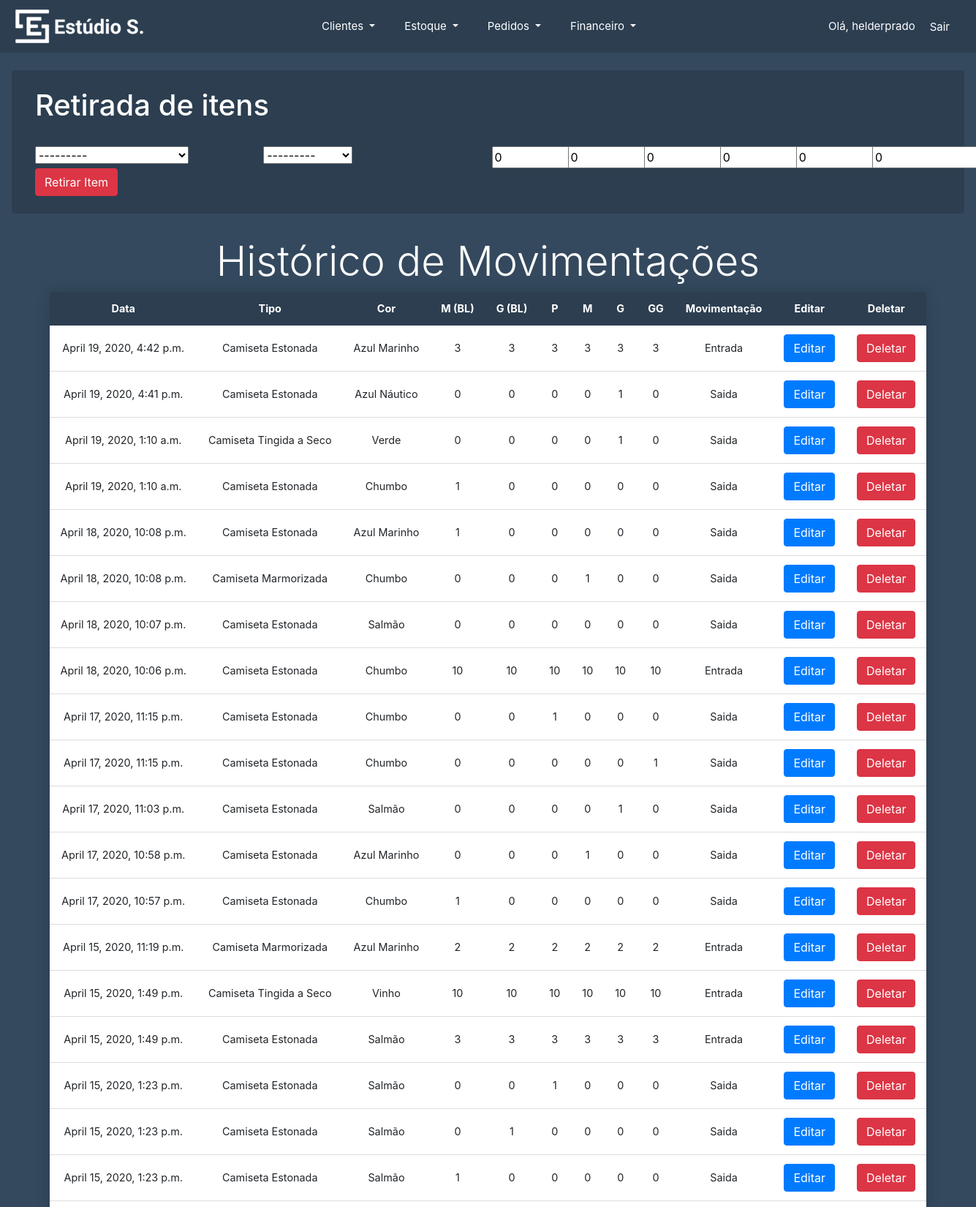
The page /retirar_estoque/ (signed in, upper part) on the database its author committed.
### estoque/models.py (models this page shows)
class Tipos(models.Model):
	tipo = models.CharField(max_length=200, unique=True)
	data = models.DateTimeField(auto_now_add=True, null=True, blank=True)
	class Meta:
		ordering = ['tipo',]
	def __str__(self):
		return self.tipo

class Cores(models.Model):
	cor = models.CharField(max_length=200, unique=True)
	data = models.DateTimeField(auto_now_add=True, null=True, blank=True)
	class Meta:
		ordering = ['cor',]
	def __str__(self):
		return self.cor

class Estoque(models.Model):
	tipo = models.ForeignKey(Tipos, to_field='tipo', on_delete= models.SET_NULL, null=True)
	cor = models.ForeignKey(Cores, to_field='cor', on_delete= models.SET_NULL, null=True)
	MBL = models.IntegerField(default=0)
	GBL = models.IntegerField(default=0)
	P = models.IntegerField(default=0)
	M = models.IntegerField(default=0)
	G = models.IntegerField(default=0)
	GG = models.IntegerField(default=0)
	movimentacao = models.CharField(max_length=200, default="Entrada")
	data = models.DateTimeField(auto_now_add=True, null=True, blank=True)
	class Meta:
		ordering = ['-data',]

### estoque/decorators.py (the view)
		def wrapper_func(request, *args, **kwargs):
			group = None
			if request.user.groups.exists():
				group = request.user.groups.all()[0].name
			if group in allowed_roles:
				return view_func(request, *args, **kwargs)
			else:
				return HttpResponse('Você não está autorizado a acessar essa página.')

### estoque/forms.py
class AdicionarItemEstoque(forms.ModelForm):
	class Meta:
		model = Estoque
		fields = '__all__'

### estoque/views.py (called while the page is built)
@login_required(login_url='login')
@allowed_users(allowed_roles='admin')
def retirar_estoque_view(request):
	form = AdicionarItemEstoque(request.POST or None)
	form.fields["movimentacao"].initial = "Saida"
	if form.is_valid():
		form.save()
		return redirect('retirar_estoque')
	estoque = Estoque.objects.all()
	context = {
		'estoque': estoque,
		'form': form
	}
	return render(request, 'retirar_estoque.html', context)

### estoque/templates/retirar_estoque.html (shortened to what this page needs)
{% extends 'base.html' %}
{% load bootstrap %}
{% block content %}
<br>
<body style="background-color: #34495e;">
<div class="jumbotron text-white ml-3 mr-3 pb-4 pt-4" style="background-color: #2c3e50;">
		<h1>Retirada de itens</h1>
		<br>
		<form method='POST'>
			<div class="form-row">
				<div class="form-group col-md-3 mb-0">
					{{ form.tipo|bootstrap }}
				</div>
				<div class="form-group col-md-3 mb-0">
					{{ form.cor|bootstrap }}
				</div>
				<div class="form-group col-md-1 mb-0">
				</div>
				<div class="form-group col-md-1 mb-0">
				</div>
				<div class="form-group col-md-1 mb-0">
				</div>
				<div class="form-group col-md-1 mb-0">
				</div>
				<div class="form-group col-md-1 mb-0">
				</div>
				<div class="form-group col-md-1 mb-0">
					{{ form.GG|bootstrap }}
				</div>
			</div>
				<input type='submit' class="btn btn-danger" value='Retirar Item'>
		</form>
</div>
<div class="container-fluid">
    <h1 class="display-4 text-white"><center>Histórico de Movimentações</center></h1>
		<table class= "content-table" >
				<thead>
					<tr>
						<th><center>Data</center></th>
			  			<th><center>Tipo</center></th>
						<th><center>Cor</center></th>
						<th><center>M (BL)</center></th>
						<th><center>G (BL)</center></th>
						<th><center>P</center></th>
						<th><center>M</center></th>
						<th><center>G</center></th>
						<th><center>GG</center></th>
						<th><center>Movimentação</center></th>
						<th><center>Editar</center></th>
						<th><center>Deletar</center></th>
				   	</tr>
				</thead>
					<tbody>
						{% for item in estoque %}
							<tr>
								<td><center>{{ item.data }}</center></td>
								<td><center>{{ item.tipo }}</center></td>
								<td><center>{{ item.cor }}</center></td>
								<td><center>{{ item.MBL }}</center></td>
								<td><center>{{ item.GBL }}</center></td>
								<td><center>{{ item.P }}</center></td>
								<td><center>{{ item.M }}</center></td>
								<td><center>{{ item.G }}</center></td>
								<td><center>{{ item.GG }}</center></td>
								<td><center>{{ item.movimentacao }}</center></td>
								<td><center><a class="btn btn-primary" href = "{% url 'editar_produto' item.id  %}" role="button">Editar</a></center></td>
								<td><center><a class="btn btn-danger" href = "{% url 'deletar_produto' item.id  %}" role="button">Deletar</a></center></td>
							</tr>
						{% endfor %}
				</tbody>
		</table>
</div>
{% endblock %}

### estoque/templates/base.html (shortened to what this page needs)
{% load static %}
<!doctype html>
<html lang="en">
  <head>
    <link rel="stylesheet" href="https://stackpath.bootstrapcdn.com/bootstrap/4.4.1/css/bootstrap.min.css">
    <link rel="stylesheet" href="{% static 'css/main.css' %}" >
  </head>
  <body>
    <nav class="navbar static-top navbar-expand-lg navbar-dark bg-dark">
      <img src="{% static 'images/logo.png' %}">
      <div class="collapse navbar-collapse" id="navbarSupportedContent">
      {% if request.user.is_staff %}
        <ul class="navbar-nav w-100 justify-content-center">
          <li class="nav-item dropdown mr-4">
            <a class="nav-link text-white dropdown-toggle" href="" id="navbarDropdown" role="button" data-toggle="dropdown" aria-haspopup="true" aria-expanded="">
              Clientes
            </a>
          </li>
          <li class="nav-item dropdown mr-4">
            <a class="nav-link text-white dropdown-toggle" href="" id="navbarDropdown" role="button" data-toggle="dropdown" aria-haspopup="true" aria-expanded="false">
              Estoque
            </a>
          </li>
          <li class="nav-item dropdown mr-4">
            <a class="nav-link text-white dropdown-toggle" href="" id="navbarDropdown" role="button" data-toggle="dropdown" aria-haspopup="true" aria-expanded="false">
              Pedidos
            </a>
          </li>
          <li class="nav-item dropdown mr-4">
            <a class="nav-link text-white dropdown-toggle" href="" id="navbarDropdown" role="button" data-toggle="dropdown" aria-haspopup="true" aria-expanded="false">
              Financeiro
            </a>
          </li>
        </ul>
      {% endif %}
      </div>
      <span class="hello-msg">Olá, {{ request.user }} </span>
      <span><a class="hello-msg" href="{% url 'logout' %}">Sair</a></span>
    </nav>
    {% block content %}
    {% endblock %}
  </body>
</html>

### static/css/main.css (style rules this page uses)
.navbar { background: #2c3e50 !important; }
.hello-msg { font-size: 15px !important; color: #fff !important; margin-right: 20px !important; }
.nav-item { font-size: 15px !important; }

### estoque/templates/retirar_estoque.html (style rules this page uses)
.content-table { border-collapse: collapse; margin: 0 auto; font-size: 0.9em; min-width: 400px; border-radius: 5px 5px 0 0; overflow: hidden; box-shadow: 0 0 20px rgba(0, 0, 0, 0.15); }
.content-table thead tr { background-color: #2c3e50; color: #ffffff; text-align: left; font-weight: bold; }
.content-table th, .content-table td { padding: 12px 15px; }
.content-table tbody tr { border-bottom: 1px solid #dddddd; background-color: white; }

### rows shown on the page
Tipos: tipo "---------"
Cores: cor "---------"
Estoque: data "April 19, 2020, 4:42 p.m.", tipo "Camiseta Estonada", cor "Azul Marinho", MBL "3", GBL "3", P "3", M "3", G "3", GG "3", movimentacao "Entrada"
Estoque: data "April 19, 2020, 4:41 p.m.", tipo "Camiseta Estonada", cor "Azul Náutico", MBL "0", GBL "0", P "0", M "0", G "1", GG "0", movimentacao "Saida"
Estoque: data "April 19, 2020, 1:10 a.m.", tipo "Camiseta Tingida a Seco", cor "Verde", MBL "0", GBL "0", P "0", M "0", G "1", GG "0", movimentacao "Saida"
Estoque: data "April 19, 2020, 1:10 a.m.", tipo "Camiseta Estonada", cor "Chumbo", MBL "1", GBL "0", P "0", M "0", G "0", GG "0", movimentacao "Saida"
Estoque: data "April 18, 2020, 10:08 p.m.", tipo "Camiseta Estonada", cor "Azul Marinho", MBL "1", GBL "0", P "0", M "0", G "0", GG "0", movimentacao "Saida"
Estoque: data "April 18, 2020, 10:08 p.m.", tipo "Camiseta Marmorizada", cor "Chumbo", MBL "0", GBL "0", P "0", M "1", G "0", GG "0", movimentacao "Saida"
Estoque: data "April 18, 2020, 10:07 p.m.", tipo "Camiseta Estonada", cor "Salmão", MBL "0", GBL "0", P "0", M "0", G "0", GG "0", movimentacao "Saida"
Estoque: data "April 18, 2020, 10:06 p.m.", tipo "Camiseta Estonada", cor "Chumbo", MBL "10", GBL "10", P "10", M "10", G "10", GG "10", movimentacao "Entrada"
Estoque: data "April 17, 2020, 11:15 p.m.", tipo "Camiseta Estonada", cor "Chumbo", MBL "0", GBL "0", P "1", M "0", G "0", GG "0", movimentacao "Saida"
Estoque: data "April 17, 2020, 11:15 p.m.", tipo "Camiseta Estonada", cor "Chumbo", MBL "0", GBL "0", P "0", M "0", G "0", GG "1", movimentacao "Saida"
Estoque: data "April 17, 2020, 11:03 p.m.", tipo "Camiseta Estonada", cor "Salmão", MBL "0", GBL "0", P "0", M "0", G "1", GG "0", movimentacao "Saida"
Estoque: data "April 17, 2020, 10:58 p.m.", tipo "Camiseta Estonada", cor "Azul Marinho", MBL "0", GBL "0", P "0", M "1", G "0", GG "0", movimentacao "Saida"
Estoque: data "April 17, 2020, 10:57 p.m.", tipo "Camiseta Estonada", cor "Chumbo", MBL "1", GBL "0", P "0", M "0", G "0", GG "0", movimentacao "Saida"
Estoque: data "April 15, 2020, 11:19 p.m.", tipo "Camiseta Marmorizada", cor "Azul Marinho", MBL "2", GBL "2", P "2", M "2", G "2", GG "2", movimentacao "Entrada"
Estoque: data "April 15, 2020, 1:49 p.m.", tipo "Camiseta Tingida a Seco", cor "Vinho", MBL "10", GBL "10", P "10", M "10", G "10", GG "10", movimentacao "Entrada"
Estoque: data "April 15, 2020, 1:49 p.m.", tipo "Camiseta Estonada", cor "Salmão", MBL "3", GBL "3", P "3", M "3", G "3", GG "3", movimentacao "Entrada"
Estoque: data "April 15, 2020, 1:23 p.m.", tipo "Camiseta Estonada", cor "Salmão", MBL "0", GBL "0", P "1", M "0", G "0", GG "0", movimentacao "Saida"
Estoque: data "April 15, 2020, 1:23 p.m.", tipo "Camiseta Estonada", cor "Salmão", MBL "0", GBL "1", P "0", M "0", G "0", GG "0", movimentacao "Saida"
Estoque: data "April 15, 2020, 1:23 p.m.", tipo "Camiseta Estonada", cor "Salmão", MBL "1", GBL "0", P "0", M "0", G "0", GG "0", movimentacao "Saida"

### other values the page prints
{{ request.user }} "helderprado"
